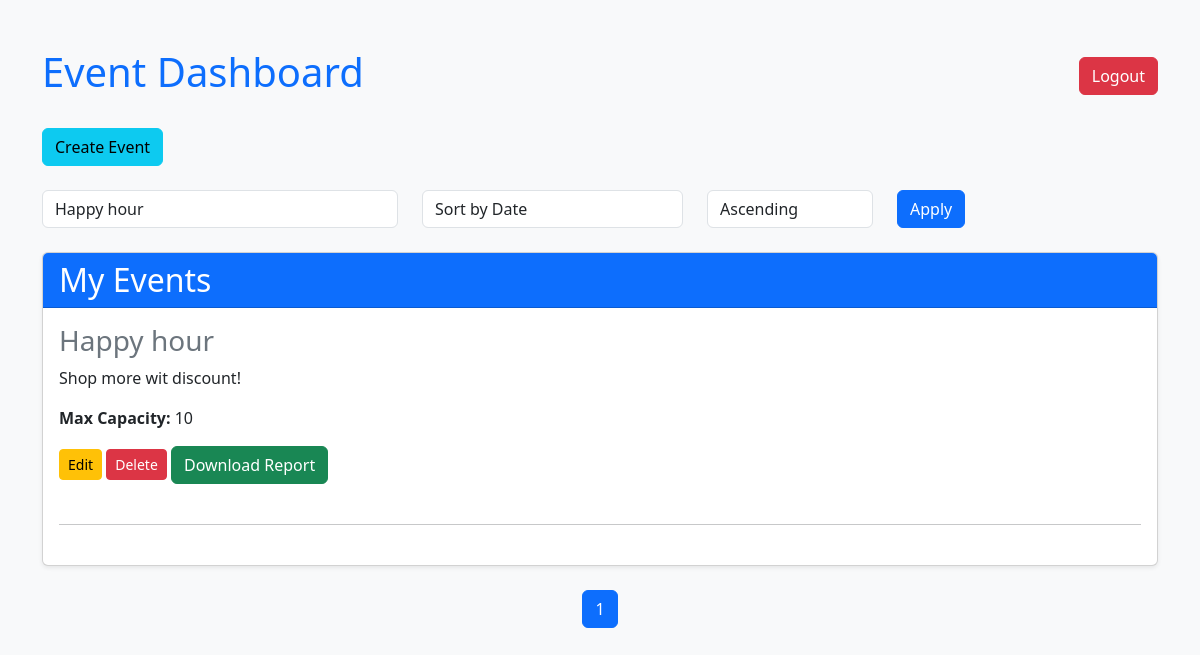
Page /manager/event/dashboard.php?filter=Happy hour (signed in) on the committed database.
### tables this page shows
CREATE TABLE `events` (
  `id` int(11) NOT NULL,
  `user_id` int(11) NOT NULL,
  `name` varchar(255) NOT NULL,
  `description` text DEFAULT NULL,
  `max_capacity` int(11) NOT NULL,
  `created_at` timestamp NOT NULL DEFAULT current_timestamp()
);

### manager/event/dashboard.php (the view, shortened to what this page needs)
<?php
$conn = new mysqli('localhost', 'root', '', 'event_management_system');
$user_id = $_SESSION['user_id'];
$limit = 2;
$page = isset($_GET['page']) ? (int)$_GET['page'] : 1;
$offset = ($page - 1) * $limit;
$filter = isset($_GET['filter']) ? $_GET['filter'] : '';
$sort = isset($_GET['sort']) ? $_GET['sort'] : 'created_at';
$order = isset($_GET['order']) && $_GET['order'] == 'desc' ? 'DESC' : 'ASC';
$sql = "SELECT * FROM events WHERE user_id = ? AND name LIKE ? ORDER BY $sort $order LIMIT ? OFFSET ?";
$stmt = $conn->prepare($sql);
$filter_like = "%" . $filter . "%";
$stmt->bind_param("ssii", $user_id, $filter_like, $limit, $offset);
$stmt->execute();
$result = $stmt->get_result();
$stmt_total = $conn->prepare("SELECT COUNT(*) AS total FROM events WHERE user_id = ? AND name LIKE ?");
$stmt_total->bind_param("ss", $user_id, $filter_like);
$stmt_total->execute();
$total_events = $stmt_total->get_result()->fetch_assoc()['total'];
$total_pages = ceil($total_events / $limit);
?>
<!DOCTYPE html>
<html lang="en">
<head>
    <link rel="stylesheet" href="../../css/bootstrap.min.css">
</head>
<body class="bg-light">
    <div class="container py-5">
        <div class="d-flex justify-content-between align-items-center mb-4">
            <h1 class="text-primary">Event Dashboard</h1>
            <a href="../../auth/logout.php" class="btn btn-danger">Logout</a>
        </div>
        <a href="create_event.php" class="btn btn-info">Create Event</a><br><br>
        <form method="get" action="dashboard.php" class="mb-4">
            <div class="row">
                <div class="col-md-4">
                    <input type="text" name="filter" class="form-control" placeholder="Search by name" value="<?= htmlspecialchars($filter) ?>">
                </div>
                <div class="col-md-3">
                    <select name="sort" class="form-control">
                        <option value="created_at" <?= $sort == 'created_at' ? 'selected' : '' ?>>Sort by Date</option>
                    </select>
                </div>
                <div class="col-md-2">
                    <select name="order" class="form-control">
                        <option value="asc" <?= $order == 'asc' ? 'selected' : '' ?>>Ascending</option>
                    </select>
                </div>
                <div class="col-md-3">
                    <button type="submit" class="btn btn-primary btn-block">Apply</button>
                </div>
            </div>
        </form>
        <div class="card shadow-sm mb-4">
            <div class="card-header bg-primary text-white">
                <h2 class="mb-0">My Events</h2>
            </div>
            <div class="card-body">
                <?php if ($result->num_rows > 0): ?>
                    <?php while ($event = $result->fetch_assoc()): ?>
                        <div class="mb-4">
                            <h3 class="text-secondary"><?= htmlspecialchars($event['name']) ?></h3>
                            <p><?= htmlspecialchars($event['description']) ?></p>
                            <p><strong>Max Capacity:</strong> <?= htmlspecialchars($event['max_capacity']) ?></p>
                            <a href="edit_event.php?id=<?= $event['id'] ?>" class="btn btn-warning btn-sm">Edit</a>
                            <a href="dashboard.php?delete_id=<?= $event['id'] ?>" class="btn btn-danger btn-sm" onclick="return confirm('Are you sure?')">Delete</a>
                            <a href="download_report.php" class="btn btn-success">Download Report</a><br><br>
                            <hr>
                        </div>
                    <?php endwhile; ?>
                <?php else: ?>
                    <p class="text-muted">No events found.</p>
                <?php endif; ?>
            </div>
        </div>
        <nav>
            <ul class="pagination justify-content-center">
                <?php for ($i = 1; $i <= $total_pages; $i++): ?>
                    <li class="page-item <?= ($i == $page) ? 'active' : '' ?>">
                        <a class="page-link" href="?page=<?= $i ?>&filter=<?= urlencode($filter) ?>&sort=<?= $sort ?>&order=<?= $order ?>"><?= $i ?></a>
                    </li>
                <?php endfor; ?>
            </ul>
        </nav>
    </div>
</body>
</html>

### rows in the picture
events: name "Happy hour", description "Shop more wit discount!", max_capacity "10"
